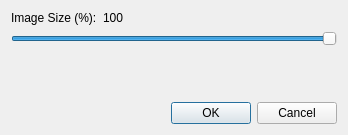
<?xml version="1.0" encoding="UTF-8"?>
<ui version="4.0">
 <class>Dialog_Scale</class>
 <widget class="QDialog" name="Dialog_Scale">
  <property name="geometry">
   <rect>
    <x>0</x>
    <y>0</y>
    <width>348</width>
    <height>135</height>
   </rect>
  </property>
  <property name="windowTitle">
   <string>Scale...</string>
  </property>
  <layout class="QGridLayout" name="gridLayout">
   <item row="0" column="0">
    <widget class="QLabel" name="label">
     <property name="sizePolicy">
      <sizepolicy hsizetype="Maximum" vsizetype="Preferred">
       <horstretch>0</horstretch>
       <verstretch>0</verstretch>
      </sizepolicy>
     </property>
     <property name="text">
      <string>Image Size (%):</string>
     </property>
    </widget>
   </item>
   <item row="3" column="0">
    <spacer name="verticalSpacer">
     <property name="orientation">
      <enum>Qt::Vertical</enum>
     </property>
     <property name="sizeHint" stdset="0">
      <size>
       <width>20</width>
       <height>40</height>
      </size>
     </property>
    </spacer>
   </item>
   <item row="0" column="1">
    <widget class="QLabel" name="label_curval">
     <property name="text">
      <string>100</string>
     </property>
    </widget>
   </item>
   <item row="2" column="0" colspan="2">
    <widget class="QSlider" name="horizontalSlider">
     <property name="minimum">
      <number>5</number>
     </property>
     <property name="maximum">
      <number>100</number>
     </property>
     <property name="singleStep">
      <number>5</number>
     </property>
     <property name="value">
      <number>100</number>
     </property>
     <property name="orientation">
      <enum>Qt::Horizontal</enum>
     </property>
    </widget>
   </item>
   <item row="4" column="0" colspan="2">
    <widget class="QDialogButtonBox" name="buttonBox">
     <property name="orientation">
      <enum>Qt::Horizontal</enum>
     </property>
     <property name="standardButtons">
      <set>QDialogButtonBox::Cancel|QDialogButtonBox::Ok</set>
     </property>
    </widget>
   </item>
  </layout>
 </widget>
 <resources/>
 <connections>
  <connection>
   <sender>buttonBox</sender>
   <signal>accepted()</signal>
   <receiver>Dialog_Scale</receiver>
   <slot>accept()</slot>
   <hints>
    <hint type="sourcelabel">
     <x>248</x>
     <y>254</y>
    </hint>
    <hint type="destinationlabel">
     <x>157</x>
     <y>274</y>
    </hint>
   </hints>
  </connection>
  <connection>
   <sender>buttonBox</sender>
   <signal>rejected()</signal>
   <receiver>Dialog_Scale</receiver>
   <slot>reject()</slot>
   <hints>
    <hint type="sourcelabel">
     <x>316</x>
     <y>260</y>
    </hint>
    <hint type="destinationlabel">
     <x>286</x>
     <y>274</y>
    </hint>
   </hints>
  </connection>
 </connections>
</ui>
